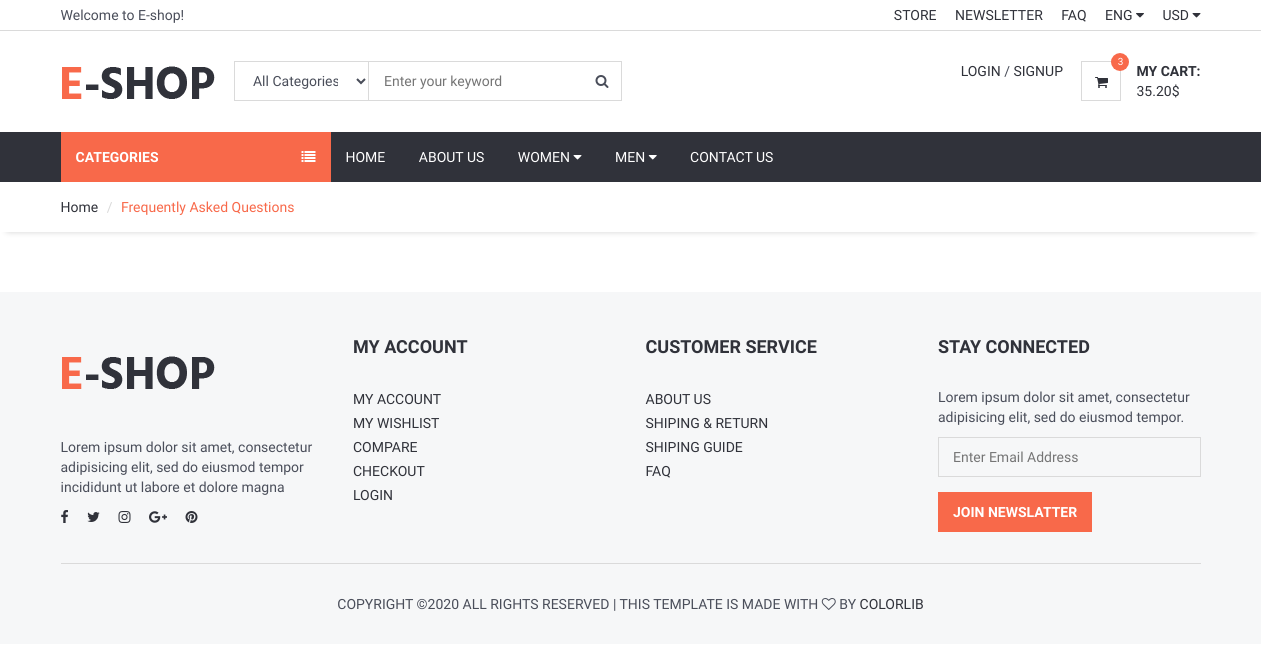
Page /faq/ on the earlier database version.
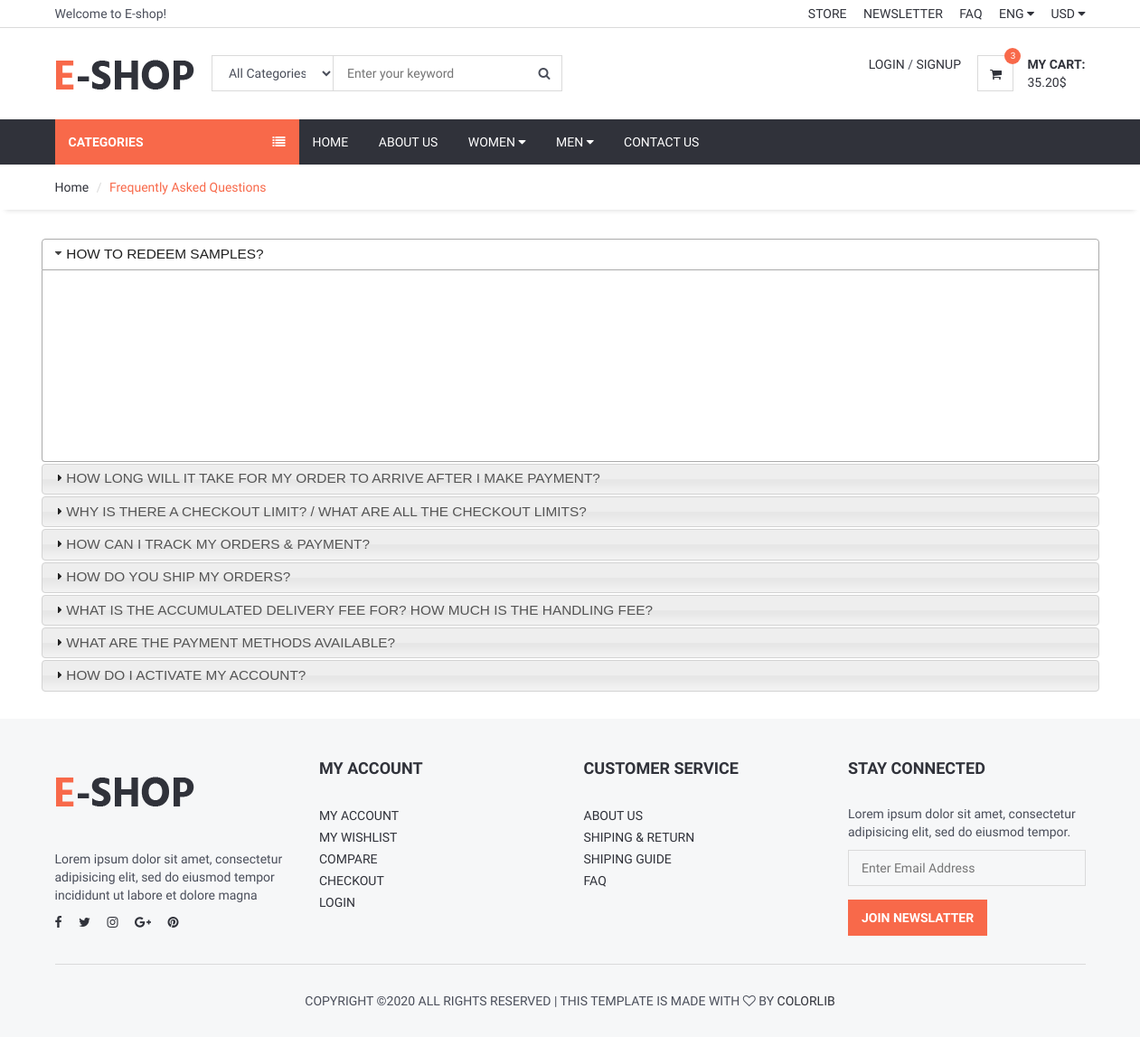
Same page on the later database version.
### ecom/models.py (models this page shows, shortened)
class FAQ(models.Model):
    STATUS = (
        ('True', 'True'),
        ('False', 'False'),
    )
    ordernumber = models.IntegerField()
    question = models.CharField(max_length=200)
    answer = RichTextUploadingField()
    status = models.CharField(max_length=10, choices=STATUS)
    create_at = models.DateTimeField(auto_now_add=True)
    update_at = models.DateTimeField(auto_now=True)

### user/views.py (the view)
# urls.py: path('faq/', UserViews.faq, name='faq'),
def faq(request):
    category = Category.objects.all()
    faq = FAQ.objects.filter(status="True").order_by("ordernumber")
    context = {
        'category': category,
        'faq': faq,
    }
    return render(request, 'faq.html', context)

### ecom/templates/faq.html (shortened to what this page needs)
{% extends 'ecombase.html' %}
{% block sidebar %} {% include 'sidebar.html' %} {% endblock %}
{% block body %}
    <div id="breadcrumb">
        <div class="container">
            <ul class="breadcrumb">
                <li><a href="/">Home</a></li>
                <li class="active">Frequently Asked Questions</li>
            </ul>
        </div>
    </div>
    <div class="section">
        <div class="container">
            <div class="row">
                <div id="accordion">
                    {% for rs in faq %}
                        <h3>{{ rs.question }}</h3>
                        <div>
                            <p>
                                {{ rs.answer | safe }}
                            </p>
                        </div>
                    {% endfor %}
                </div>
            </div>
        </div>
    </div>
{% endblock %}

### ecom/templates/ecombase.html (shortened to what this page needs)
<!DOCTYPE html>
<head>
    {% load static %}
	<link type="text/css" rel="stylesheet" href="{% static ''%}css/bootstrap.min.css" />
	<link type="text/css" rel="stylesheet" href="{% static ''%}css/slick.css" />
	<link type="text/css" rel="stylesheet" href="{% static ''%}css/slick-theme.css" />
	<link type="text/css" rel="stylesheet" href="{% static ''%}css/nouislider.min.css" />
	<link rel="stylesheet" href="{% static ''%}css/font-awesome.min.css">
	<link type="text/css" rel="stylesheet" href="{% static ''%}css/style.css" />
    <link rel="stylesheet" href="https://ajax.googleapis.com/ajax/libs/jqueryui/1.11.4/themes/smoothness/jquery-ui.css">
</head>
<body>
    {% include 'header.html' %}
    {% block sidebar %} {% endblock %}
    {% block body %} {% endblock %}
    {% include 'footer.html' %}
</body>
</html>

### ecom/templates/header.html (shortened to what this page needs)
{% load static %}
	<header>
		<div id="top-header">
			<div class="container">
				<div class="pull-left">
					<span>Welcome to E-shop!</span>
				</div>
				<div class="pull-right">
					<ul class="header-top-links">
						<li><a href="#">Store</a></li>
						<li><a href="#">Newsletter</a></li>
						<li><a href="/faq">FAQ</a></li>
						<li class="dropdown default-dropdown">
							<a class="dropdown-toggle" data-toggle="dropdown" aria-expanded="true">ENG <i class="fa fa-caret-down"></i></a>
						</li>
						<li class="dropdown default-dropdown">
							<a class="dropdown-toggle" data-toggle="dropdown" aria-expanded="true">USD <i class="fa fa-caret-down"></i></a>
						</li>
					</ul>
				</div>
			</div>
		</div>
		<div id="header">
			<div class="container">
				<div class="pull-left">
					<div class="header-logo">
						<a class="logo" href="#">
							<img src="{%static ''%}./img/logo.png" alt="">
						</a>
					</div>
					<div class="header-search">
						<form action="/search/" method="post">
							<input id="query" name="query" class="input search-input" type="text" placeholder="Enter your keyword">
							<select name="catid" class="input search-categories">
								<option value="0">All Categories</option>
								{% load mptt_tags %}
							</select>
							<button class="search-btn"><i class="fa fa-search"></i></button>
						</form>
					</div>
				</div>
				<div class="pull-right">
					<ul class="header-btns">
						<li class="header-account dropdown default-dropdown">
							{% if user.id is not None %}
								<div class="dropdown-toggle" role="button" data-toggle="dropdown" aria-expanded="true">
									<div class="header-btns-icon">
										<img src="{{ request.session.userimage }}" style="height :40px; border-radius: 30%">
									</div>
									<strong class="text-uppercase">{{ user.first_name }}<i class="fa fa-caret-down"></i></strong>
								</div>
							{% else %}
								<a href="/login" class="text-uppercase">Login</a> / <a href="/signup" class="text-uppercase">Signup</a>
							{% endif %}
						</li>
						<li class="header-cart dropdown default-dropdown">
							<a href="/shopcart/" >
								<div class="header-btns-icon">
									<i class="fa fa-shopping-cart"></i>
									<span class="qty">3</span>
								</div>
								<strong class="text-uppercase">My Cart:</strong>
								<br>
								<span>35.20$</span>
							</a>
						</li>
					</ul>
				</div>
			</div>
		</div>
	</header>

### ecom/templates/sidebar.html (shortened to what this page needs)
{% load static %}
{% load mptt_tags %}
	<div id="navigation">
		<div class="container">
			<div id="responsive-nav">
				{% if page %}
					<div class="category-nav ">
				{% else %}
					<div class="category-nav show-on-click">
				{% endif %}
				<span class="category-header">Categories <i class="fa fa-list"></i></span>
			</div>
			<div class="menu-nav">
				<ul class="menu-list">
					<li><a href="/">Home</a></li>
					<li><a href="/aboutus">About Us</a></li>
					<li class="dropdown mega-dropdown"><a class="dropdown-toggle" data-toggle="dropdown" aria-expanded="true">Women <i class="fa fa-caret-down"></i></a>
					</li>
					<li class="dropdown mega-dropdown full-width"><a class="dropdown-toggle" data-toggle="dropdown" aria-expanded="true">Men <i class="fa fa-caret-down"></i></a>
					</li>
					<li><a href="/contact">Contact Us</a></li>
				</ul>
			</div>
		</div>
	</div>
</div>

### ecom/templates/footer.html (shortened to what this page needs)
{% load static %}
	<footer id="footer" class="section section-grey">
		<div class="container">
			<div class="row">
				<div class="col-md-3 col-sm-6 col-xs-6">
					<div class="footer">
						<div class="footer-logo">
							<a class="logo" href="#">
		            <img src="{%static ''%}./img/logo.png" alt="">
		          </a>
						</div>
						<p>Lorem ipsum dolor sit amet, consectetur adipisicing elit, sed do eiusmod tempor incididunt ut labore et dolore magna</p>
						<ul class="footer-social">
							<li><a href="#"><i class="fa fa-facebook"></i></a></li>
							<li><a href="#"><i class="fa fa-twitter"></i></a></li>
							<li><a href="#"><i class="fa fa-instagram"></i></a></li>
							<li><a href="#"><i class="fa fa-google-plus"></i></a></li>
							<li><a href="#"><i class="fa fa-pinterest"></i></a></li>
						</ul>
					</div>
				</div>
				<div class="col-md-3 col-sm-6 col-xs-6">
					<div class="footer">
						<h3 class="footer-header">My Account</h3>
						<ul class="list-links">
							<li><a href="#">My Account</a></li>
							<li><a href="#">My Wishlist</a></li>
							<li><a href="#">Compare</a></li>
							<li><a href="#">Checkout</a></li>
							<li><a href="#">Login</a></li>
						</ul>
					</div>
				</div>
				<div class="col-md-3 col-sm-6 col-xs-6">
					<div class="footer">
						<h3 class="footer-header">Customer Service</h3>
						<ul class="list-links">
							<li><a href="#">About Us</a></li>
							<li><a href="#">Shiping & Return</a></li>
							<li><a href="#">Shiping Guide</a></li>
							<li><a href="#">FAQ</a></li>
						</ul>
					</div>
				</div>
				<div class="col-md-3 col-sm-6 col-xs-6">
					<div class="footer">
						<h3 class="footer-header">Stay Connected</h3>
						<p>Lorem ipsum dolor sit amet, consectetur adipisicing elit, sed do eiusmod tempor.</p>
						<form>
							<div class="form-group">
								<input class="input" placeholder="Enter Email Address">
							</div>
							<button class="primary-btn">Join Newslatter</button>
						</form>
					</div>
				</div>
			</div>
			<hr>
			<div class="row">
				<div class="col-md-8 col-md-offset-2 text-center">
					<div class="footer-copyright">
						Copyright &copy;<script>document.write(new Date().getFullYear());</script> All rights reserved | This template is made with <i class="fa fa-heart-o" aria-hidden="true"></i> by <a href="https://colorlib.com" target="_blank">Colorlib</a>
					</div>
				</div>
			</div>
		</div>
	</footer>
	{% load static %}

### ecom/static/css/style.css (style rules this page uses)
body { font-family: 'Hind', sans-serif; color: #4A4E5A; overflow-x: hidden; }
h1, h2, h3, h4, h5, h6 { color: #30323A; margin: 0 0 10px; font-weight: 700; }
a { color: #30323A; -webkit-transition: 0.3s color; transition: 0.3s color; }
strong { color: #30323A; }
ul, ol { margin: 0; padding: 0; list-style: none }
hr { margin-top: 15px; margin-bottom: 15px; border-color: #DADADA; }
.main-btn, .primary-btn { display: inline-block; padding: 10px 15px; text-transform: uppercase; font-weight: 700; border: none; -webkit-transition: 0.3s all; transition: 0.3s all; }
.primary-btn { color: #FFF; background-color: #F8694A; }
.input { width: 100%; height: 40px; padding: 0px 15px; border: none; background-color: transparent; -webkit-box-shadow: 0px 0px 0px 1px #DADADA inset, 0px 0px 0px 5px transparent; box-shadow: 0px 0px 0px 1px #DADADA inset, 0px 0px 0px 5px transparent; -webkit-transition: 0.3s all; transition: 0.3s all; }
.list-links li>a { position: relative; display: inline-block; text-transform: uppercase; padding: 2px 0px; -webkit-transition: 0.3s all; transition: 0.3s all; }
.list-links li>a:before { content: "\f105"; position: absolute; left: 0px; font-family: FontAwesome; -webkit-transform: translateX(-10px); -ms-transform: translateX(-10px); transform: translateX(-10px); opacity: 0; visibility: hidden; -webkit-transition: 0.3s all; transition: 0.3s all; }
.section { padding-top: 30px; padding-bottom: 30px; }
.section-grey { background: #F6F7F8; }
#breadcrumb { -webkit-box-shadow: 0px 6px 6px -6px rgba(0, 0, 0, 0.175); box-shadow: 0px 6px 6px -6px rgba(0, 0, 0, 0.175); }
.breadcrumb { background-color: transparent; border: none; border-radius: 0px; padding: 15px 0px; margin: 0; }
.breadcrumb>.active { color: #F8694A; }
.breadcrumb>li+li:before { color: #DADADA; }
#header { padding-top: 15px; padding-bottom: 15px; }
#top-header { padding-top: 5px; padding-bottom: 5px; border-bottom: 1px solid #DADADA; }
.header-top-links>li { display: inline-block; }
.header-top-links>li+li { margin-left: 15px; }
.header-top-links>li>a { cursor: pointer; text-transform: uppercase; }
.header-logo { display: inline-block; margin-right: 15px; }
.header-logo .logo>img { width: 100%; max-height: 70px; }
.header-search { display: inline-block; padding: 15px 0px; max-width: 400px; }
.header-search>form { position: relative; }
.header-search>form .search-input { padding-left: 150px; padding-right: 45px; }
.header-search>form .search-categories { position: absolute; left: 0px; top: 0px; width: 135px; }
.header-search>form .search-btn { position: absolute; top: 0px; right: 0px; width: 40px; height: 40px; background-color: transparent; border: none; }
.header-btns>li { display: inline-block; vertical-align: top; padding: 15px 0px; }
.header-btns>li+li { margin-left: 15px; }
.header-btns>li .header-btns-icon { position: relative; float: left; margin-right: 15px; width: 40px; height: 40px; line-height: 40px; text-align: center; color: #30323A; background-color: #FFF; border: 1px solid #DADADA; }
.header-cart .header-btns-icon .qty { position: absolute; right: -9px; top: -9px; width: 18px; height: 18px; line-height: 18px; text-align: center; font-size: 10px; background: #F8694A; color: #FFF; border-radius: 50%; }
#navigation { background-color: #30323A; }
#navigation .container { position: relative; }
.category-nav { float: left; width: 270px; }
.category-nav .category-header { padding: 15px; display: block; text-transform: uppercase; background: #F8694A; color: #FFF; font-weight: 700; }
.category-nav .category-header>i { float: right; line-height: 20px; }
.menu-nav .menu-list>li { display: inline-block; }
.menu-nav .menu-list>li>a { display: block; padding: 15px; color: #FFF; text-transform: uppercase; }
.dropdown.mega-dropdown.full-width { position: static !important; }
.footer { margin: 15px 0px; }
.footer .footer-header { font-size: 18px; text-transform: uppercase; margin-bottom: 30px; }
.footer-logo { margin-bottom: 30px; }
.footer-logo .logo { display: inline-block; }
.footer-logo .logo>img { width: 100%; max-height: 70px; }
.footer-social>li { display: inline-block; margin-right: 15px; margin-bottom: 6px; }
.footer-social>li:last-child { margin-right: 0px; }
.footer-copyright { margin-top: 15px; text-transform: uppercase; font-size: 14px; }

Differences in the rows shown:
added FAQ: question "HOW TO REDEEM SAMPLES?"
added FAQ: question "HOW LONG WILL IT TAKE FOR MY ORDER TO ARRIVE AFTER I MAKE PAYMENT?"
added FAQ: question "WHY IS THERE A CHECKOUT LIMIT? / WHAT ARE ALL THE CHECKOUT LIMITS?"
added FAQ: question "HOW CAN I TRACK MY ORDERS & PAYMENT?"
added FAQ: question "HOW DO YOU SHIP MY ORDERS?"
added FAQ: question "WHAT IS THE ACCUMULATED DELIVERY FEE FOR? HOW MUCH IS THE HANDLING FEE?"
added FAQ: question "WHAT ARE THE PAYMENT METHODS AVAILABLE?"
added FAQ: question "HOW DO I ACTIVATE MY ACCOUNT?"
